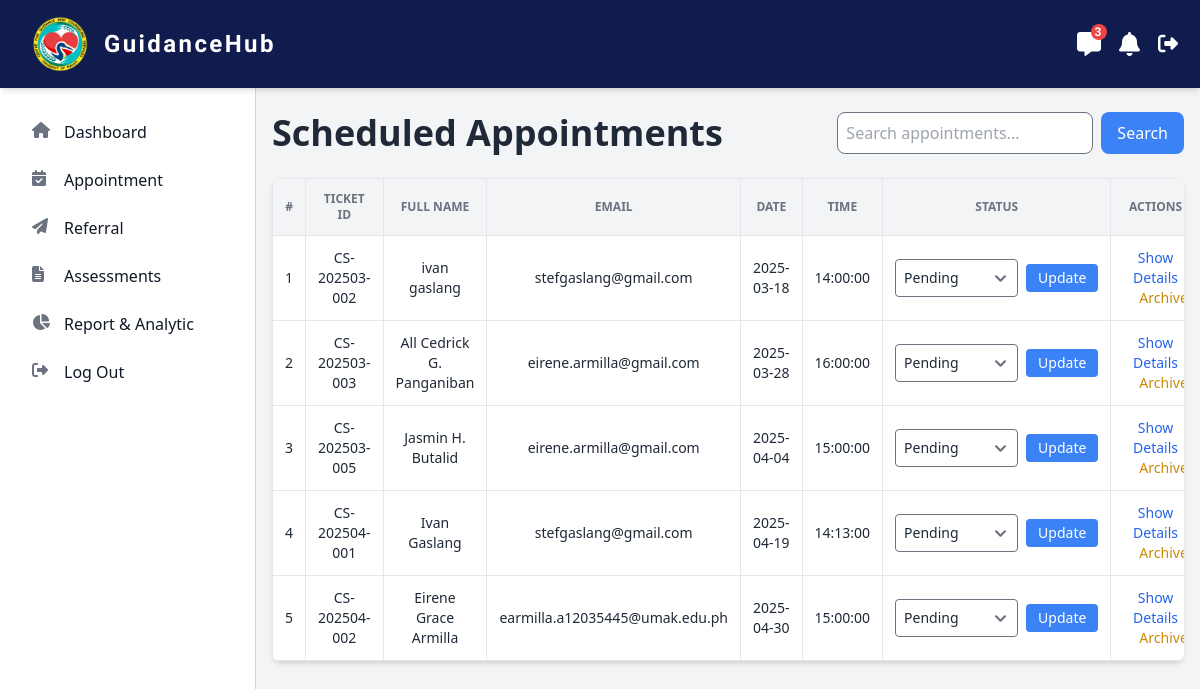
/src/counselor/appointment.php, run on the app's committed database.
### tables this page shows
CREATE TABLE `appointments` (
  `id` int(11) NOT NULL AUTO_INCREMENT,
  `ticket_id` varchar(50) NOT NULL,
  `student_name` varchar(100) NOT NULL,
  `student_email` varchar(100) NOT NULL,
  `college` varchar(100) NOT NULL,
  `year_level` varchar(50) NOT NULL,
  `section` varchar(50) NOT NULL,
  `feelings` text DEFAULT NULL,
  `need_counselor` varchar(5) NOT NULL,
  `counseling_type` varchar(50) NOT NULL,
  `first_date` date NOT NULL,
  `first_time` time NOT NULL,
  `second_date` date NOT NULL,
  `second_time` time NOT NULL,
  `created_at` timestamp NULL DEFAULT current_timestamp(),
  `updated_at` timestamp NULL DEFAULT current_timestamp() ON UPDATE current_timestamp(),
  `status` enum('Pending','Schedule','Completed','Postponed') NOT NULL,
  PRIMARY KEY (`id`)
);

### src/counselor/appointment.php (the view, shortened to what this page needs)
<?php
$servername = "localhost";
$username = "u406807013_guidancehub";
$password = "GuidanceHub@2025";
$dbname = "u406807013_guidancehub";
$con = new mysqli($servername, $username, $password, $dbname);
$sql = "SELECT * FROM appointments";
$result = mysqli_query($con, $sql);
$appointments = [];
if ($result && mysqli_num_rows($result) > 0) {
    while ($row = mysqli_fetch_assoc($result)) {
        $appointments[] = $row;
    }
}
?>
<!doctype html>
<html>
<head>
        <link href="https://cdn.jsdelivr.net/npm/flowbite@2.5.2/dist/flowbite.min.css"  rel="stylesheet" />
        <script src="https://cdn.tailwindcss.com"></script>
        <link href="./output.css" rel="stylesheet">
</head>
<body class="bg-gray-100">
<header class="fixed top-0 left-0 z-50 w-full shadow-md blue-dark marcellus-regular">
    <div class="flex px-3 py-4 lg:px-5 lg:pl-3">
        <div class="flex items-center justify-between w-full mx-auto max-w-7xl">
            <div class="flex items-center mx-5">
                <img src="/src/images/UMAK-CGCS-logo.png" alt="CGCS Logo" class="w-10 h-auto md:w-14">
                <span class="ml-4 font-semibold tracking-widest text-white md:text-2xl">GuidanceHub</span>
            </div>
            <div class="flex items-center gap-4">
                <div class="relative">
                    <button id="messageButton" class="text-white hover:text-gray-300 focus:outline-none">
                        <i class="text-2xl fa-solid fa-message"></i>
                        <span id="messageBadge" class="absolute hidden w-4 h-4 text-xs font-bold text-white bg-red-500 rounded-full -top-1 -right-1">3</span>
                    </button>
                </div>
                <div class="relative">
                    <button id="notificationButton" class="text-white hover:text-gray-300 focus:outline-none">
                        <i class="text-2xl fa-solid fa-bell"></i>
                    </button>
                </div>
                <a href="?logout=true" class="text-white hover:text-gray-300">
                    <i class="text-xl fa-solid fa-right-from-bracket"></i>
                </a>
            </div>
        </div>
    </div>
</header>
<aside id="logo-sidebar" class="fixed top-0 left-0 z-40 w-64 h-screen pt-20 transition-transform bg-white border-r border-gray-300 sm:translate-x-0" aria-label="Sidebar">
    <div class="h-full px-3 pb-4 mt-5 overflow-y-auto">
        <ul class="m-3 space-y-2 font-medium">
            <li><a href="dashboard.php" class="flex items-center p-2 text-gray-900 rounded-lg hover:bg-gray-100 group"><i class="w-5 h-5 text-gray-500 fa-solid fa-house group-hover:text-gray-900"></i><span class="ms-3">Dashboard</span></a></li>
            <li><a href="appointment.php" class="flex items-center p-2 text-gray-900 rounded-lg hover:bg-gray-100 group"><i class="w-5 h-5 text-gray-500 fa-solid fa-calendar-check group-hover:text-gray-900"></i><span class="ms-3">Appointment</span></a></li>
            <li><a href="referral.php" class="flex items-center p-2 text-gray-900 rounded-lg hover:bg-gray-100 group"><i class="w-5 h-5 text-gray-500 fa-solid fa-paper-plane group-hover:text-gray-900"></i><span class="ms-3">Referral</span></a></li>
            <li><a href="assessments.php" class="flex items-center p-2 text-gray-900 rounded-lg hover:bg-gray-100 group"><i class="w-5 h-5 text-gray-500 fa-solid fa-file-lines group-hover:text-gray-900"></i><span class="ms-3">Assessments</span></a></li>
            <li><a href="report.php" class="flex items-center p-2 text-gray-900 rounded-lg hover:bg-gray-100 group"><i class="w-5 h-5 text-gray-500 fa-solid fa-chart-pie group-hover:text-gray-900"></i><span class="ms-3">Report & Analytic</span></a></li>
            <li><a href="?logout=true" class="flex items-center p-2 text-gray-900 rounded-lg hover:bg-gray-100 group"><i class="w-5 h-5 text-gray-500 fa-solid fa-right-from-bracket group-hover:text-gray-900"></i><span class="ms-3">Log Out</span></a></li>
        </ul>
    </div>
</aside>
<main class="flex flex-col min-h-screen px-4 pt-20 ml-0 transition-all duration-300 sm:ml-64">
    <section class="mt-8 max-w-7xl">
        <div class="flex items-center justify-between mb-6">
            <h2 class="text-3xl font-bold text-gray-800 sm:text-4xl">Scheduled Appointments</h2>
            <form method="GET" class="flex">
                <input
                    type="text"
                    name="search"
                    placeholder="Search appointments..."
                    class="w-64 p-2 border rounded-lg focus:ring-2 focus:ring-blue-500"
                >
                <button
                    type="submit"
                    class="px-4 py-2 ml-2 text-white bg-blue-500 rounded-lg hover:bg-blue-600"
                >
                    Search
                </button>
            </form>
        </div>
        <div class="overflow-x-auto bg-white rounded-lg shadow-md">
            <table class="w-full text-sm text-left text-gray-800">
                <thead class="text-xs text-center text-gray-500 uppercase bg-gray-100">
                    <tr>
                        <th class="p-3 border">#</th>
                        <th class="p-3 border">Ticket ID</th>
                        <th class="p-3 border">Full Name</th>
                        <th class="p-3 border">Email</th>
                        <th class="p-3 border">Date</th>
                        <th class="p-3 border">Time</th>
                        <th class="p-3 border">Status</th>
                        <th class="p-3 border">Actions</th>
                    </tr>
                </thead>
                <tbody>
                    <?php
                    if (!empty($appointments)) {
                        $counter = 1;
                        foreach ($appointments as $row) {
                            $status = !empty($row['status']) ? htmlspecialchars($row['status']) : 'Pending';
                            echo "<tr class='text-center hover:bg-gray-50'>
                                    <td class='p-3 border'>" . $counter++ . "</td>
                                    <td class='p-3 border'>" . htmlspecialchars($row['ticket_id']) . "</td>
                                    <td class='p-3 border'>" . htmlspecialchars($row['student_name']) . "</td>
                                    <td class='p-3 border'>" . htmlspecialchars($row['student_email']) . "</td>
                                    <td class='p-3 border'>" . htmlspecialchars($row['first_date']) . "</td>
                                    <td class='p-3 border'>" . htmlspecialchars($row['first_time']) . "</td>
                                    <td class='p-3 border'>
                                        <form action='' method='POST' class='flex items-center justify-center gap-2'>
                                            <input type='hidden' name='email' value='" . htmlspecialchars($row['student_email']) . "'>
                                            <select name='status' class='p-2 border rounded'>
                                                <option value='Pending' " . ($status == 'Pending' ? 'selected' : '') . ">Pending</option>
                                                <option value='Scheduled' " . ($status == 'Scheduled' ? 'selected' : '') . ">Scheduled</option>
                                                <option value='Completed' " . ($status == 'Completed' ? 'selected' : '') . ">Completed</option>
                                                <option value='Postponed' " . ($status == 'Postponed' ? 'selected' : '') . ">Postponed</option>
                                            </select>
                                            <button type='submit' name='update_status' class='px-3 py-1 text-white bg-blue-500 rounded hover:bg-blue-600'>
                                                Update
                                            </button>
                                        </form>
                                    </td>
                                    <td class='p-3 border'>
                                        <button class='text-blue-600 hover:underline' onclick='showDetails(" . json_encode($row) . ")'>Show Details</button>
                                        <form action='' method='POST' class='inline-block ml-4'>
                                            <input type='hidden' name='email' value='" . htmlspecialchars($row['student_email']) . "'>
                                            <button type='submit' name='archive' class='text-yellow-600 hover:underline'>Archive</button>
                                        </form>
                                    </td>
                                </tr>";
                        }
                    } else {
                        echo "<tr><td colspan='8' class='p-4 text-center text-gray-500'>No appointments found</td></tr>";
                    }
                    ?>
                </tbody>
            </table>
        </div>
    </section>
</main>
</body>
</html>

### src/counselor/appointment.php (style rules this page uses)
.marcellus-regular { font-family: "Marcellus", serif; font-style: normal; letter-spacing: 2px; }
.blue-dark { background-color: #111c4e; }

### data on the page
appointments: ticket "CS-202503-002", student_name "ivan gaslang", student_email "stefgaslang@gmail.com", first_date "2025-03-18", first_time "14:00:00", status "Pending"
appointments: ticket "CS-202503-003", student_name "All Cedrick G. Panganiban", student_email "eirene.armilla@gmail.com", first_date "2025-03-28", first_time "16:00:00", status "Pending"
appointments: ticket "CS-202503-005", student_name "Jasmin H. Butalid", student_email "eirene.armilla@gmail.com", first_date "2025-04-04", first_time "15:00:00", status "Pending"
appointments: ticket "CS-202504-001", student_name "Ivan Gaslang", student_email "stefgaslang@gmail.com", first_date "2025-04-19", first_time "14:13:00", status "Pending"
appointments: ticket "CS-202504-002", student_name "Eirene Grace Armilla", student_email "earmilla.a12035445@umak.edu.ph", first_date "2025-04-30", first_time "15:00:00", status "Pending"
